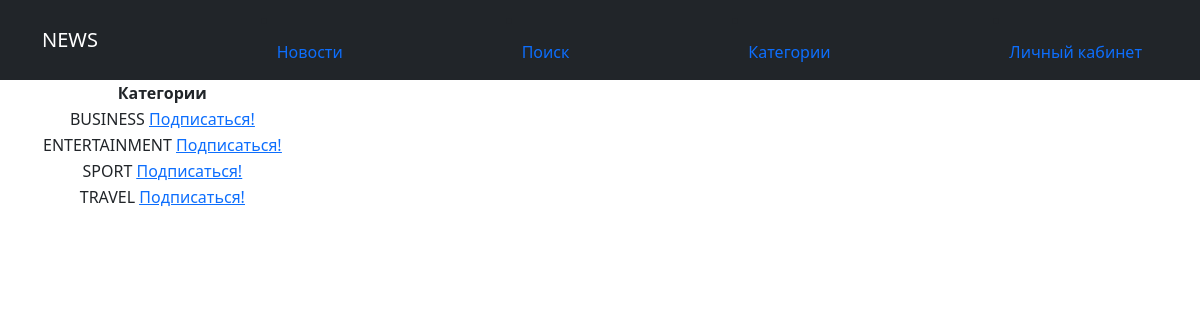
The page /news/category/ on the database its author committed.
### news/models.py (models this page shows, shortened)
class Category(models.Model): #Категории новостей/статей — темы, которые они отражают (спорт, политика, образование и т. д.)
    name = models.CharField(max_length=255, unique = True)
    subscribers = models.ManyToManyField(User, blank=True, related_name='subscribers')

### news/views.py (the view)
# urls.py: path('category/', CategoryList.as_view(), name='category'),
class CategoryList(ListView):
    model = Category
    ordering = 'name'
    template_name = 'category.html'
    context_object_name = 'category'
    paginate_by = 10

### templates/category.html (shortened to what this page needs)
{% extends 'flatpages/default.html' %}
{% block content %}
<table>
    <thead>
        <th>
            Категории
        </th>
    </thead>
    {% for cat in category %}
    <tr>
       <td>
            {{ cat.name }}
            <a href="{% url 'add_subscribe' cat.pk %}"><u>Подписаться!</u></a>
        </td>
    </tr>
    {% endfor %}
</table>
{% endblock content %}

### rows shown on the page
Category: name "BUSINESS"
Category: name "ENTERTAINMENT"
Category: name "SPORT"
Category: name "TRAVEL"
